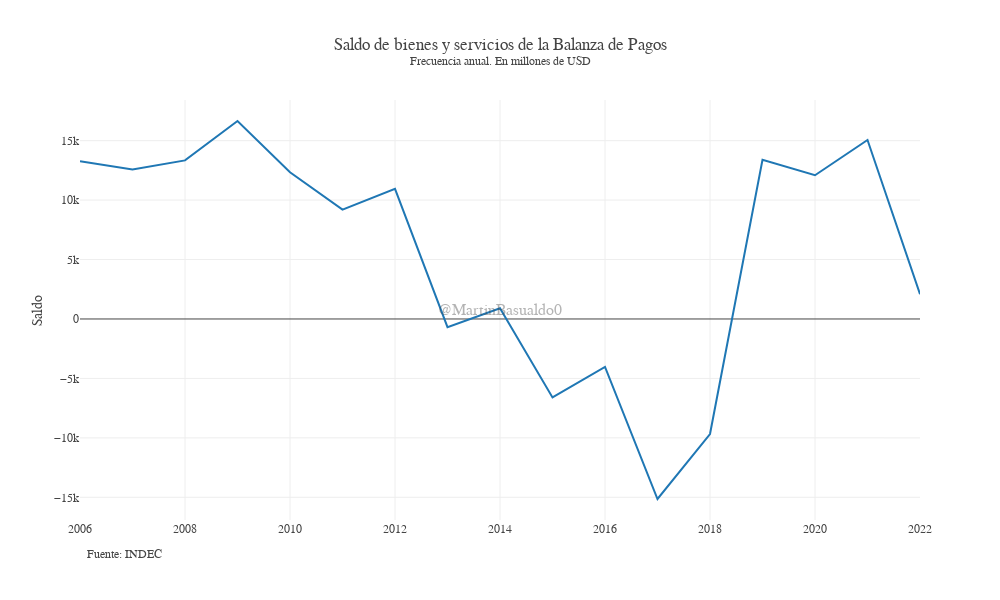

Here is the notebook cell this chart was saved with:
### Code cell
def plot_saldo_trimestral():
    x = df["timestre_anio"]

    #Datos
    cotizaciones_plot = go.Figure()
    cotizaciones_plot.add_trace(go.Scatter(name = "Saldo bienes y servicios BP", x=x, y=df["Bienes_y_servicios"], mode = "lines"))

    #Propiedades
    cotizaciones_plot.update_xaxes(showgrid=True)
    cotizaciones_plot.update_yaxes(title_text="Saldo",)
    cotizaciones_plot.update_layout(separators=",.", font_family="Georgia",
    height=600, width=1000,
    template = 'none',
    title_text=f"Saldo de bienes y servicios de la Balanza de Pagos<br><sup>Frecuencia trimestral. En millones de USD",
    legend = dict(yanchor="top",y=1.05, xanchor="left",x=0.36,orientation='h'))

    note = 'Fuente: INDEC'
    cotizaciones_plot.add_annotation(showarrow=False, text=note,font=dict(size=12), xref='paper',x=0.1,yref='paper', y=-0.17, 
                            xanchor='right', yanchor='auto', xshift=0, yshift=0,)

    #Marca de agua
    cotizaciones_plot.add_annotation(showarrow=False, text='@MartinBasualdo0', font=dict(size=16), font_family="arial", opacity=0.4,
        xref='paper', yref='paper', x=0.5, y=0.5)
    return cotizaciones_plot

def plot_saldo_anual():
    x = df_anual["anio"]

    #Datos
    cotizaciones_plot = go.Figure()
    cotizaciones_plot.add_trace(go.Scatter(name = "Saldo bienes y servicios BP", x=x, y=df_anual["Bienes_y_servicios"], mode = "lines"))

    #Propiedades
    cotizaciones_plot.update_xaxes(showgrid=True)
    cotizaciones_plot.update_yaxes(title_text="Saldo",)
    cotizaciones_plot.update_layout(separators=",.", font_family="Georgia",
    height=600, width=1000,
    template = 'none',
    title_text=f"Saldo de bienes y servicios de la Balanza de Pagos<br><sup>Frecuencia anual. En millones de USD",
    legend = dict(yanchor="top",y=1.05, xanchor="left",x=0.36,orientation='h'))

    note = 'Fuente: INDEC'
    cotizaciones_plot.add_annotation(showarrow=False, text=note,font=dict(size=12), xref='paper',x=0.1,yref='paper', y=-0.1, 
                            xanchor='right', yanchor='auto', xshift=0, yshift=0,)

    #Marca de agua
    cotizaciones_plot.add_annotation(showarrow=False, text='@MartinBasualdo0', font=dict(size=16), font_family="arial", opacity=0.4,
        xref='paper', yref='paper', x=0.5, y=0.5)
    return cotizaciones_plot

plot_saldo_anual()

### Figure 1 — Plotly figure (JSON) as saved in the notebook; plotly's stock layout.template omitted (floating-point values rounded to 4 significant figures)
{"data": [{"mode": "lines", "name": "Saldo bienes y servicios BP", "type": "scatter", "x": [2006, 2007, 2008, 2009, 2010, 2011, 2012, 2013, 2014, 2015, 2016, 2017, 2018, 2019, 2020, 2021, 2022], "y": [13270.0, 12570.0, 13340.0, 16650.0, 12340.0, 9198.0, 10940.0, -693.7, 900.2, -6600.0, -4035.0, -15140.0, -9678.0, 13390.0, 12090.0, 15050.0, 2086.0]}], "layout": {"annotations": [{"font": {"size": 12}, "showarrow": false, "text": "Fuente: INDEC", "x": 0.1, "xanchor": "right", "xref": "paper", "xshift": 0, "y": -0.1, "yanchor": "auto", "yref": "paper", "yshift": 0}, {"font": {"family": "arial", "size": 16}, "opacity": 0.4, "showarrow": false, "text": "@MartinBasualdo0", "x": 0.5, "xref": "paper", "y": 0.5, "yref": "paper"}], "font": {"family": "Georgia"}, "height": 600, "legend": {"orientation": "h", "x": 0.36, "xanchor": "left", "y": 1.05, "yanchor": "top"}, "separators": ",.", "title": {"text": "Saldo de bienes y servicios de la Balanza de Pagos<br><sup>Frecuencia anual. En millones de USD"}, "width": 1000, "xaxis": {"showgrid": true}, "yaxis": {"title": {"text": "Saldo"}}}}
